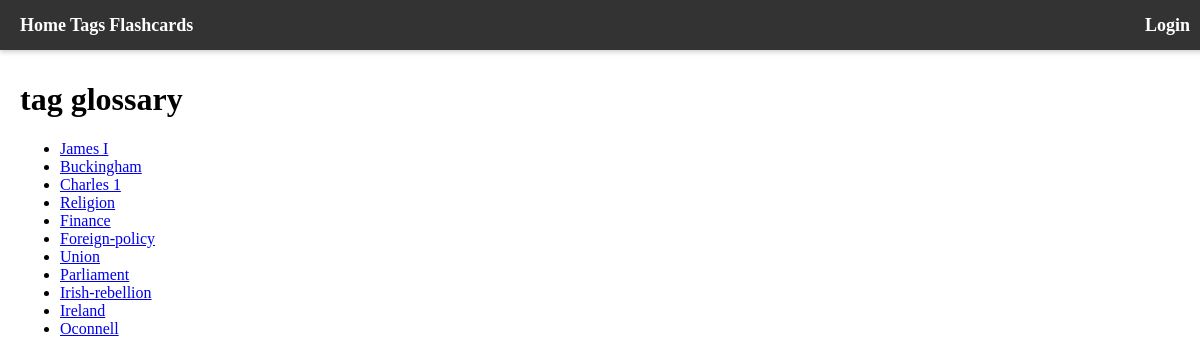
/tags/glossary, run on the app's committed database.
### info/models.py (models this page shows, shortened)
class Tags(models.Model):
    class Meta:
        db_table = 'info_tags'
        managed = True
    id = models.UUIDField(primary_key=True, default=uuid.uuid4, editable=False)
    name = models.CharField(max_length=255)
    pages = models.ManyToManyField("Pages", blank=True, related_name="Tags")
    flashcards = models.ManyToManyField("quizzes.Flashcard", blank=True, related_name="Tags")
    details = models.TextField(null=True, blank=True, default="")
    date_created = models.DateTimeField(auto_now_add=True)
    class Meta:
        verbose_name_plural = ("Tags")

### info/views/tags.py (the view)
# urls.py: path("tags/glossary", tag_glossary, name="tag glossary"),
def tag_glossary(request):
    tags = Tags.objects.all()
    template = loader.get_template("tag_glossary.html")
    context = {
        "tags" : tags
    }
    return HttpResponse(template.render(context, request))

### info/templates/tag_glossary.html
{% extends "base.html" %}
{% block content%}
    <h1>tag glossary</h1>
    <ul>
        {% for tag in tags %}
        <li><a href="/tag/{{tag.id}}/{{tag.name}}">{{tag.name}}</a></li>
        {% endfor %}
    </ul>
{% endblock %}

### info/templates/base.html (style rules this page uses)
body, html { margin: 0; padding: 0; }

### data on the page
Tags: name "James I"
Tags: name "Buckingham"
Tags: name "Charles 1"
Tags: name "Religion"
Tags: name "Finance"
Tags: name "Foreign-policy"
Tags: name "Union"
Tags: name "Parliament"
Tags: name "Irish-rebellion"
Tags: name "Ireland"
Tags: name "Oconnell"
